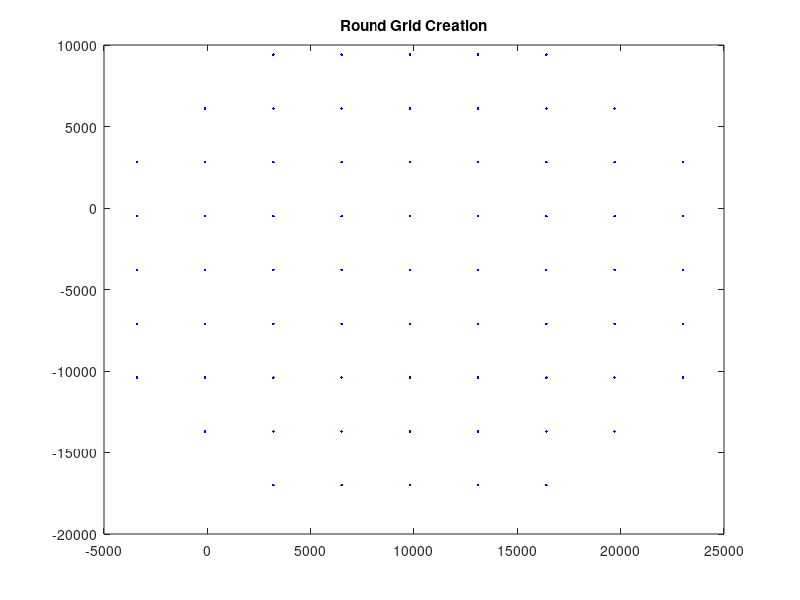
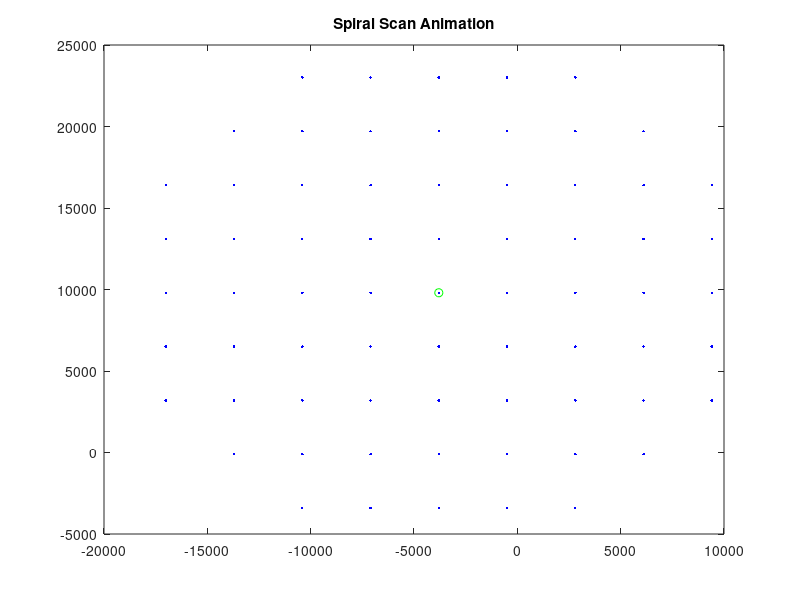

Source code (MATLAB) for these figures, in order: (Note: this script raises an error after producing the figures.)
function [xPositions, yPositions, M] = createRoundGridSpiral()
%% Petri Dish Scanning - this will create a raster scan pattern of a petri dish, simply give the function the center of the stage, the size of the petri dish, and how much trim you want at the edges
%For conventions sake all coordinates are listed here in Cartesian
%coordinates (X,Y) rather than Matlab coordinates (Y,X)

%% Input parameters
%Center of the dish at location [-12500, 8500] (units are in um)
homeX = 9800;
homeY = -3800;
% w = mmc.getImageWidth();
% h = mmc.getImageHeight();

w = 2048;
h = 2048;
%Petri dish dimensions, assume it's round, units in um
petriDiam = 50000;
%How many fields of view to trim around the borders of the petri dish to
%ensure that edge effects are not captured. MUST BE AN INTEGER AMOUNT!!!
trim_amount = 2;

%% Now to create the raster scan pattern, we assume home is at (0,0) for now
% pixSize = mmc.getPixelSizeUm();
pixSize = 1.6125;
fovW = pixSize * w;
fovH = pixSize * h;
%Find out how many fields of view in the x direction
numFovW = floor(petriDiam / fovW);
numFovH = floor(petriDiam / fovH);
%We now create a square grid centered at (0,0), taking into account how
%many fields of view we have to work with.
if rem(numFovW,2) == 0
    left = (numFovW/2-0.5)*fovW;
else
    left = floor(numFovW/2)*fovW;
end
if rem(numFovH,2) == 0
    bottom = (numFovH/2-0.5)*fovH;
else
    bottom = floor(numFovH/2)*fovH;
end
cols = -left:fovW:left;
rows = -bottom:fovW:bottom;
%Now calculate the x and y positions of the resultant (square) grid
[X, Y] = meshgrid(rows,cols);
%We will proceed by analyzing each column of positions and asking whether
%those positions fall within the petri dish. We will save each set of
%columns under one entry in the cell "X_columns" and "Y_columns"
petri_Radius = petriDiam/2 - trim_amount*sqrt(fovW^2 + fovH^2);

for j = 1:size(X,2)
    for i = 1:size(X,1)
        if sqrt((X(i,j))^2 + (Y(i,j))^2) > petri_Radius
            X(i,j) = NaN;
            Y(i,j) = NaN;
        end
        %         tempX = X(:,j);
        %         X_columns{j} = tempX(isnan(tempX)==0)+homeX;
        %         tempY = Y(:,j);
        %         Y_columns{j} = tempY(isnan(tempY)==0)+homeY;
    end
end
%Move everything from being centered at (0,0) to centered at (homeX, homeY)
X = X + homeX;
Y = Y + homeY;

%Find the total number of positions to scan through
numFOVs = numel(X) - sum(sum(isnan(X)));

%Now to create the final list of positions to scan through
xPositions = zeros(numFOVs,1);
yPositions = zeros(numFOVs,1);
currentXidx = round(size(X,2)/2);
currentYidx = round(size(Y,1)/2);
xPositions(1) = X(currentXidx, currentYidx);
yPositions(1) = Y(currentXidx, currentYidx);
direction = 'up';
dir_Array = [{'up'}, {'left'}, {'down'}, {'right'}];
directionIdx = 0; %Check how many times directions have changed. After changing direction twice, have to travel one additional FOV in the next direction
numSteps = 1; %For the directon we are traveling, how many FOVs to travel
idx = 1; %Keeps track which position to add next to x and yPositions
endcondition = 0;

while endcondition < 2;
    if directionIdx < 2
        directionIdx = directionIdx + 1;
        [xPositions, yPositions, idx] = travelCurrentDirection(direction,...
            numSteps,xPositions,yPositions,idx);
        %Now change direction
        next_Direction = find(strcmp(direction,dir_Array) == 1) + 1;
        if next_Direction == 5
            direction = 'up';
        else
            direction = dir_Array(next_Direction);
        end
    else
        directionIdx = 0;
        if numSteps <= size(X,1);
            numSteps = numSteps + 1;
        else
            endcondition = endcondition + 1;
        end
    end
end
xPositions(find(isnan(xPositions) == 1)) = [];
yPositions(find(isnan(yPositions) == 1)) = [];
save('50mm_plate_raster_scan_positions_spiral.mat','xPositions','yPositions');

%% Debugging section, comment out otherwise
figure();plot(X,Y,'b.');title('Round Grid Creation');
figure();plot(yPositions,xPositions,'b.');title('Spiral Scan Animation');
hold on;
plot(homeY,homeX,'go');
vidObj = VideoWriter('GridScanAnimation.avi');
vidObj.FrameRate = 15;
open(vidObj);
for i = 1:numel(xPositions)
    plot(yPositions(i),xPositions(i),'r*');
    M(i) = getframe;
    pause(1/30);
end
writeVideo(vidObj,M);

    function [xPositions, yPositions,idx] = travelCurrentDirection(direction,numSteps,xPositions,yPositions,idx)
        numSteps = min(numSteps,size(X,1)-1);
        for k = 1:numSteps
            if strcmp(direction,'up') == 1
                currentYidx = currentYidx + 1;
                idx = idx + 1;
            elseif strcmp(direction,'left') == 1
                currentXidx = currentXidx - 1;
                idx = idx + 1;
            elseif strcmp(direction,'down') == 1
                currentYidx = currentYidx - 1;
                idx = idx + 1;
            elseif strcmp(direction,'right') == 1
                currentXidx = currentXidx + 1;
                idx = idx + 1;
            end
            xPositions(idx) = X(currentXidx, currentYidx);
            yPositions(idx) = Y(currentXidx, currentYidx);
        end
    end
end
